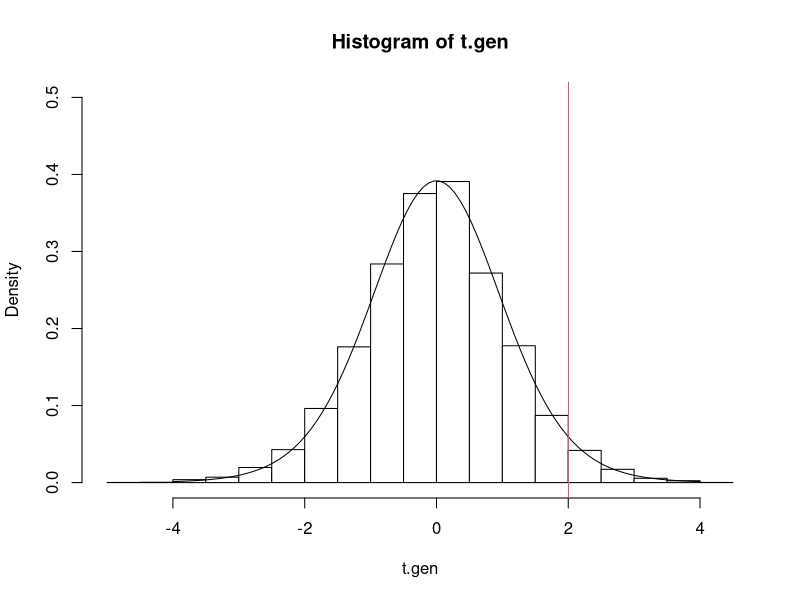
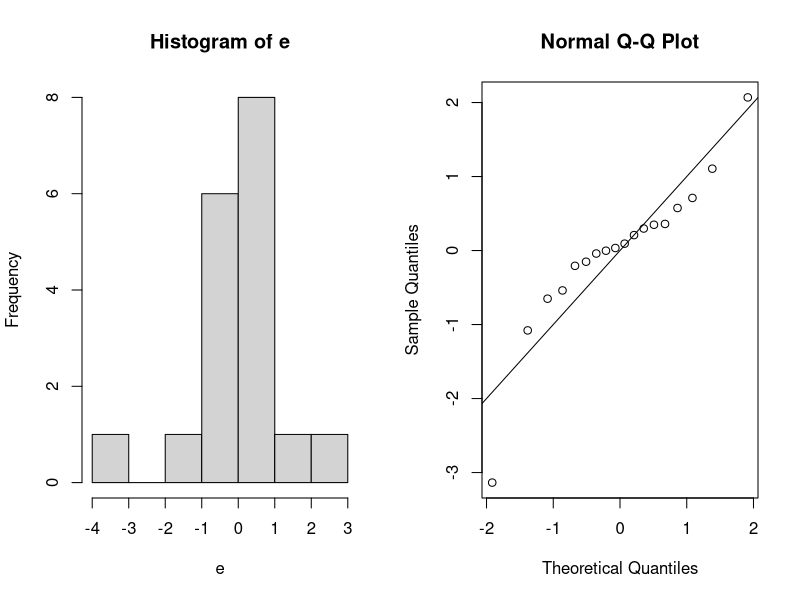
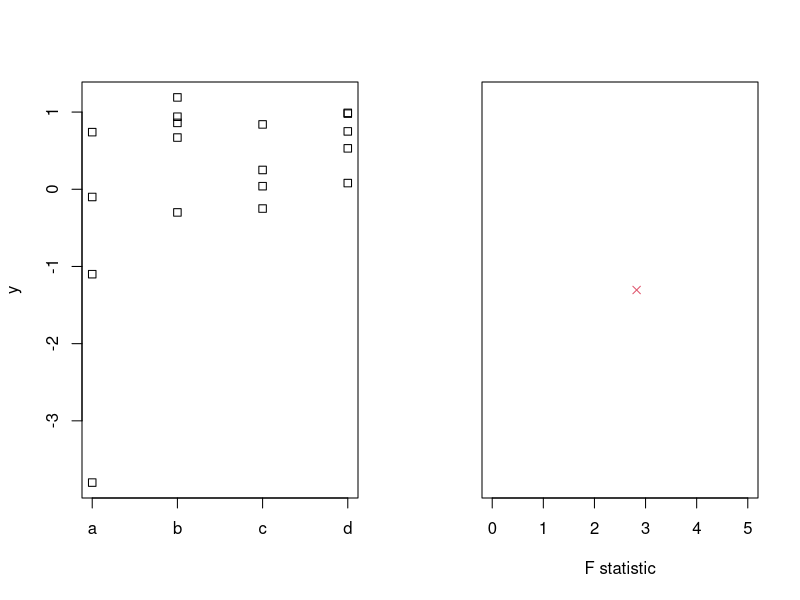
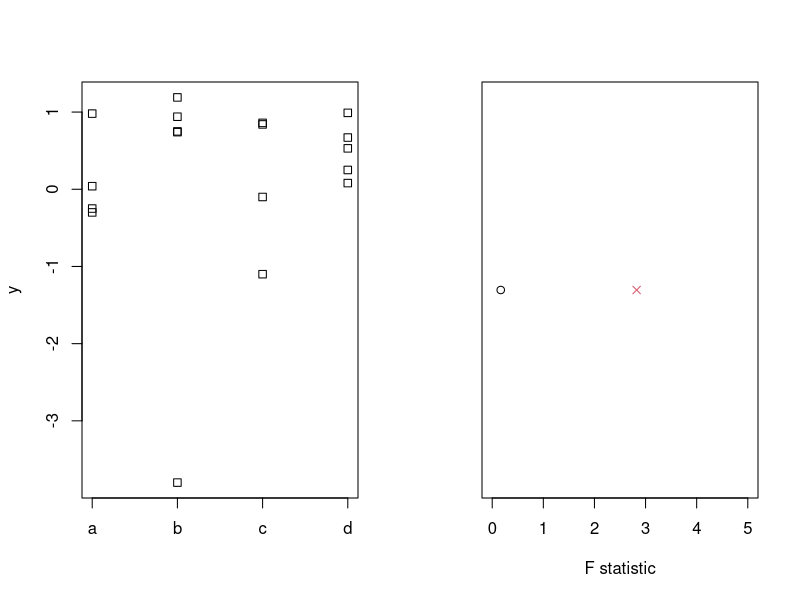
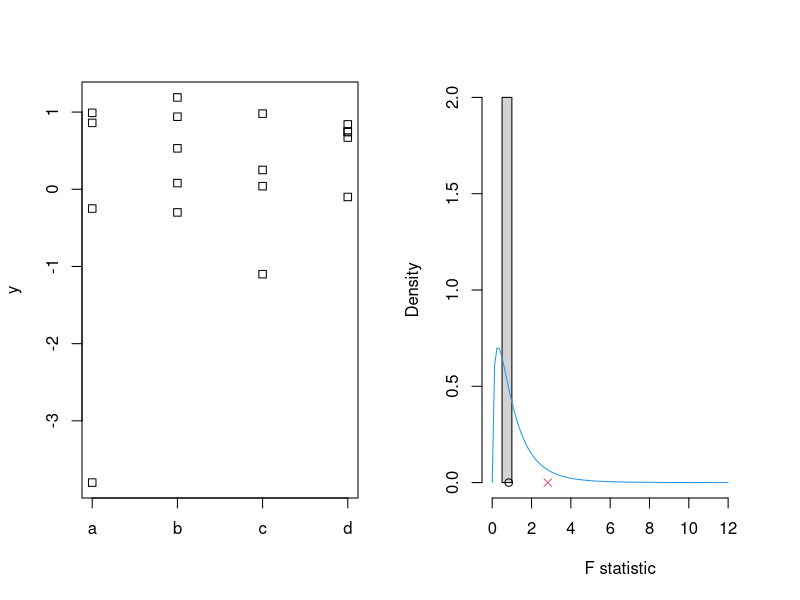
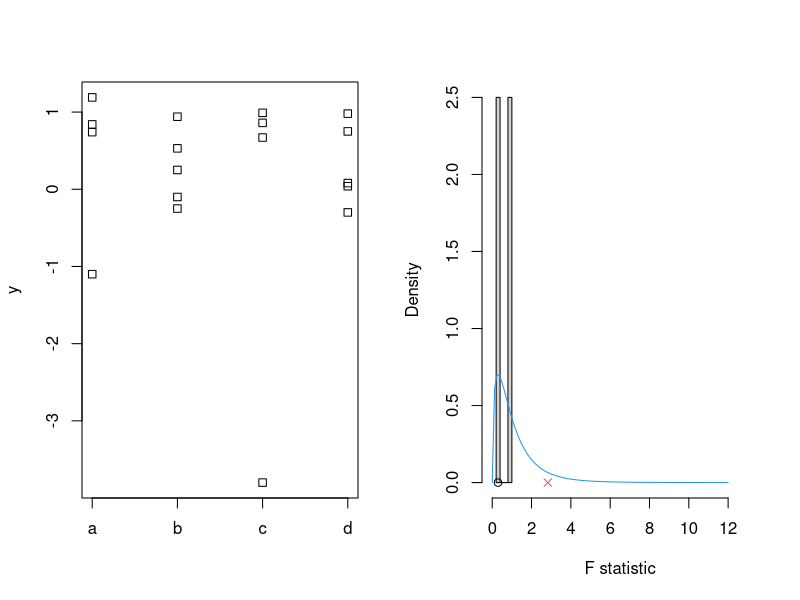
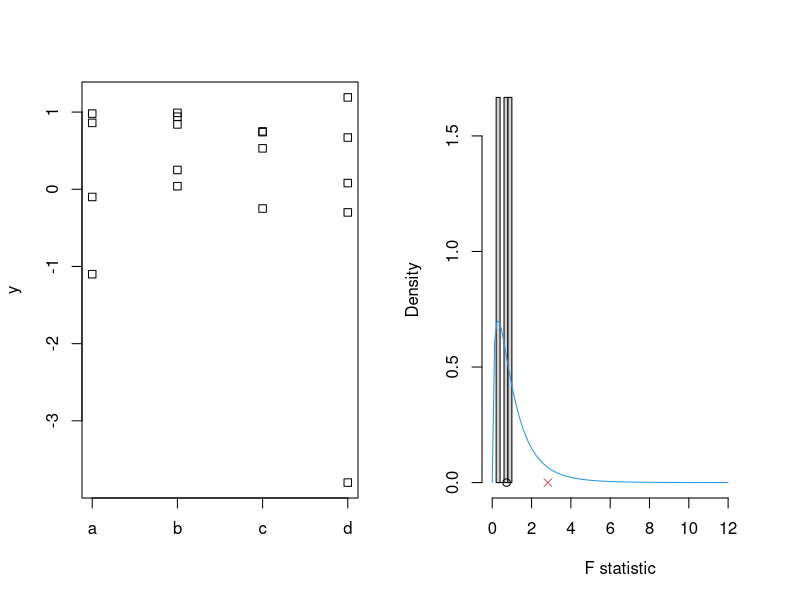
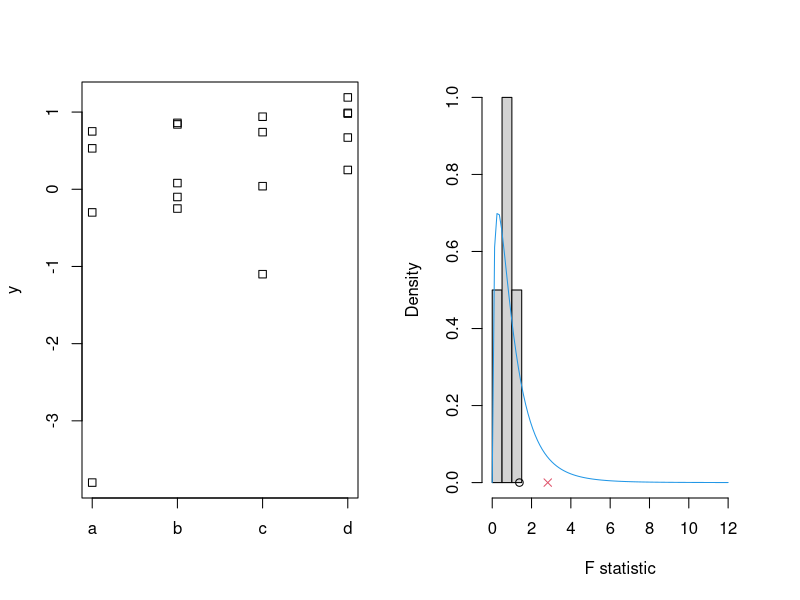

Source code (R) for these figures, in order:

# Monte Carlo z-test

n=10
sigma =1 
t.sample <- c() 
for(i in 1:999){
  temp <- rnorm(n=n, mean=0, sd=sigma)
  t.sample[i] <- mean(temp)
}
z.sample <- t.sample*sqrt(n)/sigma
z <- c(z.sample, 2)

(c<-quantile(z, 0.95))

sum(z>2)/1000

######################################
# Diet example

dietA<-c(233,291,312,250,246,197,268,224)
dietB<-c(185,263,246,224,212,188,250,148)

t.test(dietA,dietB)




r.test<-function(x,y,n){
	n1<-length(x)
	n2<-length(y)
	tobs<-t.test(x,y)$statistic
	t.gen<-rep(0,n)
	alldata<-c(x,y)
	for(i in 1:n){
	    sampledata<-sample(alldata)
	    t.gen[i]<-t.test(sampledata[1:n1],sampledata[(n1+1):(n1+n2)])$statistic
	}
	hist(t.gen,prob=T,col=0,ylim=c(0,0.5))
	z<-seq(from=-4,to=4,length=100)
	lines(z,dt(z,n1+n2-2))
	abline(v=tobs, col=2)
	mean(abs(t.gen)>=abs(tobs)) 
	
}

r.test(dietA,dietB,10000)


r.test2<-function(x,y,n){
	n1<-length(x)
	n2<-length(y)
	tobs2<-mean(x)-mean(y)
	t.gen2<-rep(0,n)
	alldata<-c(x,y)
	for(i in 1:n){
	    sampledata<-sample(alldata)
	    t.gen2[i]<-mean(sampledata[1:n1])-mean(sampledata[(n1+1):(n1+n2)])
	}
	mean(abs(t.gen2)>=abs(tobs2))
}

r.test2(dietA, dietB, 10000)

#######################################
#
# Outliers example
#
#######################################

# Paired data
# Suppose we are given paired data

A<-c(0.33,0.27,0.44,0.28,0.45,0.55,0.44,0.76,0.59,0.01)
B<-c(0.28,0.8,3.72,1.16,1,.63,1.14,.33,.26,.63)
data <- data.frame(A=A, B=B)

t.test(A,B, paired = TRUE)


r.paired<-function(data,n){
  t.vals <- c()
  for(ii in 1:n){
    data.sim <- t(apply(data,1,function(x) sample(x,replace=F)))
    t.vals[ii] <- t.test(data.sim[,1], data.sim[,2],paired=T)$statistic
  }
  print(t.vals)
  mean(abs(t.vals)>=abs(t.test(data[,1], data[,2],paired=T)$statistic))
}

r.paired(data,1000)
##############################################################################
#
# Analysis of varioance example
#
#
############################################################################

y<-c(-.1,-1.1,.74,-3.8,.94,-.3,.67,.86,1.19,-.25,.84,.04,.25,.99,.08,.98,.75,.53)
groups<-as.factor(c(rep("a",4),rep("b",5),rep("c",4),rep("d",5)))

lm0<-lm(y~1)
lm1<-lm(y~groups)
F.stat.obs<-anova(lm0,lm1)$F[2]

# Might be worried about normality for F-distribution
library(MASS)
e<-stdres(lm1)
par(mfrow = c(1,2))
hist(e)
qqnorm(e)
abline(0,1)
    
### Plot the data and the test statistic
par(mfrow=c(1,2))
stripchart(y~groups,vertical=T)
plot(F.stat.obs,0,pch=4,col=2,xlim=c(0,5),xlab="F statistic",yaxt="n",ylab="")

# one way ANOVA, assuming fixed patient effects
par(mfrow=c(1,2))

### Now resample once for illustration
# Assume H_0 true, and randomly re-allocate patients to groups
# Under H_0, dependent variable does not change
newgroups<-sample(groups)

# Plot new data
stripchart(y~newgroups,vertical=T)
new.lm1<-lm(y~newgroups)

# Calculate new F-statistic, plot and compare with old
F.stat.sample<-anova(lm0,new.lm1)$F[2]
plot(F.stat.sample,0,xlim=c(0,5),xlab="F statistic",yaxt="n",ylab="")
points(F.stat.obs,0,pch=4,col=2)


# Resample loads of times and start to build up a histogram of data
N<-200
F.stat.sample<-rep(0,N)
par(mfrow=c(1,2))
for(i in 1:N){
    newgroups<-sample(groups)
    stripchart(y~newgroups,vertical=T)
    new.lm1<-lm(y~newgroups)
    F.stat.sample[i]<-anova(lm0,new.lm1)$F[2]
    
    #Compare distribution of sampled F-statistics under randomisation
    # with theoretical F_{3,14} distribution under H_0
    hist(F.stat.sample[1:i],prob=T,xlab="F statistic",xlim=c(0,13),main="")
    z<-seq(from=0,to=12,length=100)
    lines(z,df(z,3,14),col=4)
    points(F.stat.obs,0,pch=4,col=2)   
    points(F.stat.sample[i],0) 
}

mean(F.stat.sample>=F.stat.obs)  

##############################################################################

A<-c(130,119,119,168,130)
B<-c(154,115,169,137,186)



r.test2<-function(x,y,n){
  n1<-length(x)
  n2<-length(y)
  tobs2<-mean(x)-mean(y)
  t.gen2<-rep(0,n)
  alldata<-c(x,y)
  for(i in 1:n){
    sampledata<-sample(alldata)
    t.gen2[i]<-mean(sampledata[1:n1])-mean(sampledata[(n1+1):(n1+n2)])
  }
  mean(abs(t.gen2)>=abs(tobs2))
}


# Make sure have sources rtest2()
# Test hypothesis that difference in means is k for different k - when do we reject?
k<-c(-20,-10,0,10,20,30,40,50,60)
for(i in 1:length(k)){
   print(c(k[i],r.test2(A+k[i],B,1000)))
}

#############################################################################

r.test.plot1<-function(n){
    x<-c(233,291,312,250,246,197,268,224)
    y<-c(185,263,246,224,212,188,250,148)
    
    z<-c(x,y)
    groups<-as.factor(c(rep("dietA",8),rep("dietB",8)))

tobs<-t.test(x,y)$statistic
t.gen<-rep(0,n)
alldata<-c(x,y)
for(i in 1:n){
readline()
    newgroups<-sample(groups)
    t.gen[i]<-t.test(z[newgroups=="dietA"],z[newgroups=="dietB"])$statistic
    par(mfrow=c(1,2))
    stripchart(z~newgroups,vertical=T)
    plot(t.gen[i],0,xlab="Test statistic",xlim=c(-4,4),main="")
    points(tobs,0,pch=4,col=2)
    
}

mean(abs(t.gen)>=abs(tobs)) 
}


####

r.test.plot2<-function(n){
    x<-c(233,291,312,250,246,197,268,224)
    y<-c(185,263,246,224,212,188,250,148)
    
    z<-c(x,y)
    groups<-as.factor(c(rep("dietA",8),rep("dietB",8)))

tobs<-t.test(x,y)$statistic
t.gen<-rep(0,n)
alldata<-c(x,y)
for(i in 1:n){

    newgroups<-sample(groups)
    t.gen[i]<-t.test(z[newgroups=="dietA"],z[newgroups=="dietB"])$statistic
    par(mfrow=c(1,2))
    stripchart(z~newgroups,vertical=T)
    hist(t.gen[1:i],prob=T,xlab="Test statistic",xlim=c(-4,4),main="",ylim=c(0,0.5))
    zx<-seq(from=-4,to=4,length=100)
    lines(zx,dt(zx,14),col=4)
    points(tobs,0,pch=4,col=2)
    points(t.gen[i],0)
    
}

mean(abs(t.gen)>=abs(tobs)) 
}
#######################
# Fisher's one sample randomisation test

x<-c(10.61,9.46,7.02,11.68,9.58,11.96,11.28,7.73,6.42,8.85)
y<-x-10
Tobs <- abs(mean(y))

y*sample(c(-1,1),10,replace=T)

N<-100
y.mean<-rep(0,N)
for(i in 1:100){
    par(mfrow=c(2,1))
    new.y<-y*sample(c(-1,1),10,replace=T)
    plot(new.y,rep(0,10),xlim=c(-4,4),ylim=c(-0.1,.1),ylab="",yaxt="n",col=c(1:10))
    lines(c(0,0),c(-0.1,.1))
    y.mean[i]<-abs(mean(new.y))
    hist(y.mean[1:i],prob=T,main="")
    points(abs(mean(x-10)),0,pch=4,col=2)
    points(y.mean[i],0)
    readline()
}
mean(y.mean > abs(mean(x-10)))


Tsim <- replicate(10^3, abs(mean(y*sample(c(-1,1),10,replace=T))))
mean(Tsim>Tobs)

t.test(x, mu=10)

#######################
r.test.mac<-function(n){
    x<-c(233,291,312,250,246,197,268,224)
    y<-c(185,263,246,224,212,188,250,148)
    
    z<-c(x,y)
    groups<-as.factor(c(rep("dietA",8),rep("dietB",8)))

tobs<-t.test(x,y)$statistic
t.gen<-rep(0,n)
alldata<-c(x,y)
par(mfrow=c(1,2))
for(i in 1:n){

    newgroups<-sample(groups)
    t.gen[i]<-t.test(z[newgroups=="dietA"],z[newgroups=="dietB"])$statistic
    
    stripchart(z~newgroups,vertical=T)
    hist(t.gen[1:i],prob=T,xlab="Test statistic",xlim=c(-4,4),main="",ylim=c(0,0.5))
    zx<-seq(from=-4,to=4,length=100)
    lines(zx,dt(zx,14),col=4)
    points(tobs,0,pch=4,col=2)
     points(t.gen[i],0)
    readline()
}

mean(abs(t.gen)>=abs(tobs)) 
}

